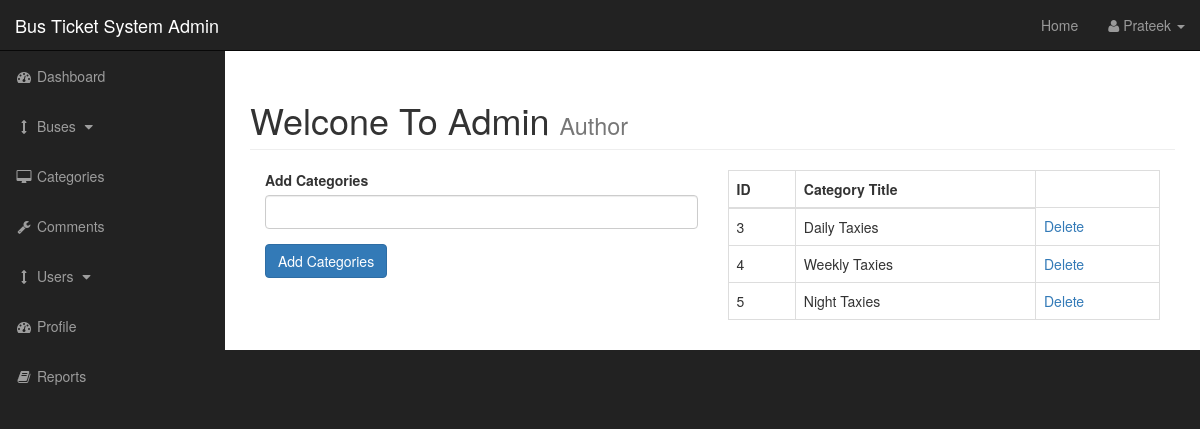
Page /admin/categories.php (signed in) on the earlier database version.
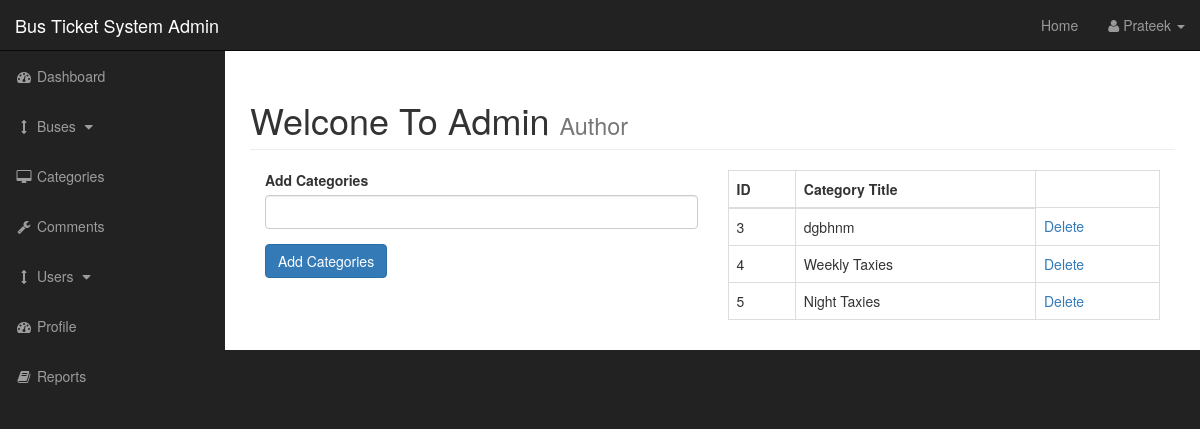
Same page on the later database version.
### tables this page shows
CREATE TABLE `categories` (
  `cat_id` int(3) NOT NULL,
  `cat_title` varchar(255) NOT NULL
);

### admin/categories.php (the view, shortened to what this page needs)
<?php include"includes/admin_header.php"; ?>
    <div id="wrapper">
        <?php include"includes/admin_navigation.php"; ?>
        <div id="page-wrapper">
            <div class="container-fluid">
                <div class="row">
                    <div class="col-lg-12">
                        <h1 class="page-header">
                            Welcone To Admin
                            <small>Author</small>
                        </h1>
                        <div class="col-xs-6">
                            <form action="" method="post">
                                <div class="form-group">
                                    <label for="cat_tite">Add Categories</label>
                                    <input class="form-control" type="text" name="cat_title">
                                </div>
                                <div class="form-group">
                                    <input class="btn btn-primary" type="submit" name="submit" value="Add Categories">
                                </div>
                            </form>
                        </div>
                        <div class="col-xs-6">
                            <?php
                            $query = "SELECT *  FROM  categories";
                            $select_categories = mysqli_query($connection,$query);
                            ?>
                            <table class="table table-bordered table-hover">
                                <thead>
                                    <tr>
                                        <th>ID</th>
                                        <th>Category Title</th>
                                    </tr>
                                </thead>
                                <tbody>
                                    <?php
                                        while($row = mysqli_fetch_assoc($select_categories)) {
                                        $cat_id = $row['cat_id'];
                                        $cat_title = $row['cat_title'];
                                        echo "<tr>";
                                        echo "<td> {$cat_id} </td>";
                                        echo "<td> {$cat_title} </td>";
                                        echo "<td><a href='categories.php?delete=$cat_id'>Delete</a></td>";
                                        echo "</tr>";
                                    }
                                    ?>
                                </tbody>
                            </table>
                        </div>
                    </div>
                </div>
            </div>
        </div>
<?php include"includes/admin_footer.php"; ?>

Differences in the rows shown:
changed categories id 3: cat_title "Daily Taxies" → "dgbhnm"
